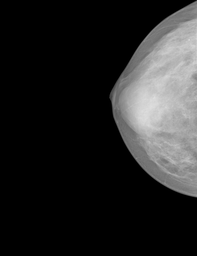
#> input picture data/20587902_8dbbd4e51f549ff0_MG_R_CC_ANON.png, 197 x 256 px, shrunk from 2560 x 3328 before the run, found by its file name
$ python main.py
#> lines starting #> are read from the running program, lines starting #| are printed output that depends on the picture; after the words box and inside, x2 and y2 are one past the last pixel; in counts of white or black regions, pixels touching at a corner belong together
import os
import numpy as np
import matplotlib.pyplot as plt
from skimage import filters, morphology, measure, color
from scipy.ndimage import distance_transform_edt
from tqdm import tqdm
from sklearn.cluster import KMeans

''''
INDEX
0. General configurations and image loading
1. Breast periphery separation
2. Intensity ratio propagation
3. Breast thickness estimation
4. Intensity balancing
5. Breast segmentation
'''

# 0. General configurations and image loading -----------------------------------------------------------------------------------------------------
os.environ['LOKY_MAX_CPU_COUNT'] = '2' # Maximum number of CPU cores. This is set to avoid issues with detecting physical cores

def axis_off(): # Function to configure axis plots
    plt.tick_params(axis='both', which='both', bottom=False, top=False, left=False, right=False, labelbottom=False, labelleft=False)

output_dir = 'Output_images_main'
if not os.path.exists(output_dir): # We make sure that the output images folder exists
    os.makedirs(output_dir)

filename_cc = '20587902_8dbbd4e51f549ff0_MG_R_CC_ANON.png' # CC image of a right breast
filename_mlo = '20587928_8dbbd4e51f549ff0_MG_R_ML_ANON.png' # MLO image of a right breast

id_image = filename_cc[:-17] # ID to identify the patient

cc_image_path = os.path.join('PIVA_David_Morales_Anastasia_Kuflievskaya', filename_cc)
mlo_image_path = os.path.join('PIVA_David_Morales_Anastasia_Kuflievskaya', filename_mlo)

cc_image = plt.imread(cc_image_path)
#> cc_image is the input picture: shape (256, 197) float32; min 0, max 0.871, mean 0.146
mlo_image = plt.imread(mlo_image_path)
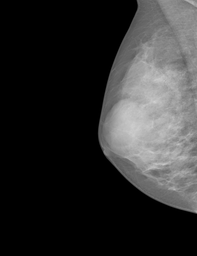
#> input picture data/20587928_8dbbd4e51f549ff0_MG_R_ML_ANON.png, 197 x 256 px, shrunk from 2560 x 3328 before the run, found by its file name
#> mlo_image is the input picture: shape (256, 197) float32; min 0, max 0.824, mean 0.182


# 1. Breast periphery separation --------------------------------------------------------------------------------------------------------------------
def separate_periphery(image):
    """Function to separate the breast peripheral area (BPA)"""
    otsu_thresh = filters.threshold_otsu(image) # Optimal intensity threshold using Otsu's method
    bpa_otsu = image > otsu_thresh # BPA's binary otsu image
    mean_intensity = image[bpa_otsu].mean() # Mean intensity of the breast tissue
    bpa_threshold = image > mean_intensity # BPA's binary image using the mean intensity thresholding method
    bpa_combined = np.logical_or(bpa_otsu, bpa_threshold) # Combination of the two thresholding methods
    bpa_filled = morphology.remove_small_holes(bpa_combined, area_threshold=64) # Fill small holes in the binary image (for areas =< 64 pixels)
    bpa_dilated = morphology.binary_dilation(bpa_filled, morphology.square(3)) # Dilate the binary image to include boundary pixels
    labeled_bpa = measure.label(bpa_dilated) # Label connected regions in the binary image
    regions = measure.regionprops(labeled_bpa) # Properties of the labeled regions in the image

    max_area = 0
    largest_region = None
    for region in regions:
        if region.area > max_area:
            max_area = region.area
            largest_region = region # Largest region, which should correspond to the breast

    bpa_final = np.zeros_like(bpa_combined)
    bpa_final[labeled_bpa == largest_region.label] = 1  # Assigns a true value to the pixels that belong to the largest region in the labeled image
    pb = measure.find_contours(bpa_final, 0.5)[0] # Contour of the breast periphery
    return bpa_final, pb

cc_bpa, cc_pb = separate_periphery(cc_image)
#> in separate_periphery, `otsu_thresh = filters.threshold_otsu(image) # Optimal intensity thresh..`: otsu_thresh = 0.315
#> in separate_periphery, `bpa_otsu = image > otsu_thresh # BPA's binary otsu image`:
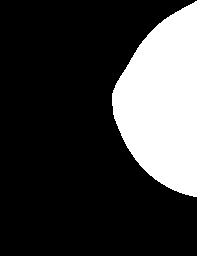
#> bpa_otsu: shape (256, 197) bool; 23% white; 1 white region, box (x1, y1, x2, y2) and area: (112, 1, 197, 197) 11603
#> in separate_periphery, `mean_intensity = image[bpa_otsu].mean()`: mean_intensity = 0.63
#> in separate_periphery, `regions = measure.regionprops(labeled_bpa)`: regions = 1 regions; box (x1, y1, x2, y2) and area: (111, 0, 197, 198) 11971
#> the loop in separate_periphery, `for region in regions:` made 1 pass
#> max_area on pass 1: 11971
#> after the loop in separate_periphery, `for region in regions:`: max_area = 11971
#> cc_pb = 367 pairs, first value 0 to 197.5, second value 110.5 to 196
mlo_bpa, mlo_pb = separate_periphery(mlo_image)
#> in separate_periphery (call 2), `otsu_thresh = filters.threshold_otsu(image) # Optimal intensity thresh..`: otsu_thresh = 0.278
#> in separate_periphery (call 2), `bpa_otsu = image > otsu_thresh # BPA's binary otsu image`:
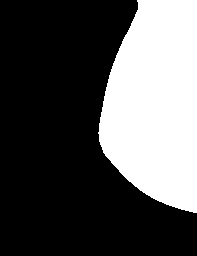
#> bpa_otsu: shape (256, 197) bool; 32.6% white; 1 white region, box (x1, y1, x2, y2) and area: (98, 0, 197, 213) 16449
#> in separate_periphery (call 2), `mean_intensity = image[bpa_otsu].mean()`: mean_intensity = 0.555
#> in separate_periphery (call 2), `bpa_dilated = morphology.binary_dilation(bpa_filled, morphology.square..`:
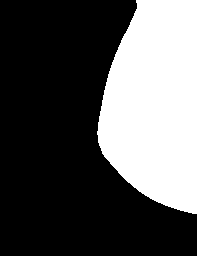
#> bpa_dilated: shape (256, 197) bool; 33.3% white; 1 white region, box (x1, y1, x2, y2) and area: (97, 0, 197, 214) 16803
#> in separate_periphery (call 2), `regions = measure.regionprops(labeled_bpa)`: regions = 1 regions; box (x1, y1, x2, y2) and area: (97, 0, 197, 214) 16803
#> the loop in separate_periphery (call 2), `for region in regions:` made 1 pass
#> max_area on pass 1: 16803
#> after the loop in separate_periphery (call 2), `for region in regions:`: max_area = 16803
#> mlo_pb = 355 pairs, first value 0 to 213.5, second value 96.5 to 196

plt.figure(figsize=(6, 6))
plt.subplot(2, 2, 1)
plt.imshow(cc_image, cmap='gray')
plt.title('CC Original image')
axis_off()

plt.subplot(2, 2, 2)
plt.imshow(cc_bpa, cmap='gray')
plt.plot(cc_pb[:, 1], cc_pb[:, 0], '-r', linewidth=2)
plt.title('CC Peripheral area')
axis_off()

plt.subplot(2, 2, 3)
plt.imshow(mlo_image, cmap='gray')
plt.title('MLO Original image')
axis_off()

plt.subplot(2, 2, 4)
plt.imshow(mlo_bpa, cmap='gray')
plt.plot(mlo_pb[:, 1], mlo_pb[:, 0], '-r', linewidth=2)
plt.title('MLO Peripheral area')
axis_off()

plt.tight_layout()
plt.savefig(os.path.join(output_dir, f'separate_periphery_{id_image}.pdf'), bbox_inches='tight')
plt.show()


# 2. Intensity ratio propagation -----------------------------------------------------------------------------------------------------------------------
def intensity_ratio_propagation(image, periphery, neighborhood_size):
    """Function to propagate intensity ratio for correcting intensity variations"""
    corrected_image = image.copy()
    rows, cols = image.shape
    half_size = neighborhood_size // 2

    for x in tqdm(range(rows)):
        for y in range(cols):
            if periphery[x, y]: # Check if the current pixel is part of the periphery
                xmin = max(0, x-half_size) # Minimum x-coordinate of the neighborhood
                xmax = min(rows, x+half_size+1) # Maximum x-coordinate of the neighborhood
                ymin = max(0, y-half_size)  # Minimum y-coordinate of the neighborhood
                ymax = min(cols, y+half_size+1)  # Maximum y-coordinate of the neighborhood
                neighborhood = image[xmin:xmax, ymin:ymax] # Local neighborhood extraction around the current pixel

                if image[x, y] == 0:
                    image[x, y] += 1e-5 # Avoid division by zero.

                local_ratio = np.mean(neighborhood) / (image[x, y])
                corrected_image[x, y] *= local_ratio # Adjust the intensity of the current pixel by the local ratio

    return corrected_image

cc_corrected = intensity_ratio_propagation(cc_image, cc_bpa, 17)
mlo_corrected = intensity_ratio_propagation(mlo_image, mlo_bpa, 17)
#> call 2 of intensity_ratio_propagation, with neighborhood_size = 17
#> after the loop in intensity_ratio_propagation (call 2), `for x in tqdm(range(rows)):`:
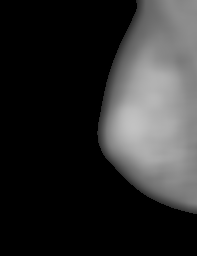
#> corrected_image: shape (256, 197) float32; min 0, max 0.763, mean 0.178

plt.figure(figsize=(6, 6))
plt.subplot(2, 2, 1)
plt.imshow(cc_corrected, cmap='gray')
plt.title('CC Corrected image')
axis_off()

plt.subplot(2, 2, 2)
plt.imshow(np.abs(cc_image-cc_corrected), cmap='gray') # Showing the difference between the two images
plt.title('CC Difference')
axis_off()

plt.subplot(2, 2, 3)
plt.imshow(mlo_corrected, cmap='gray')
plt.title('MLO Corrected image')
axis_off()

plt.subplot(2, 2, 4)
plt.imshow(np.abs(mlo_image-mlo_corrected), cmap='gray')
plt.title('MLO Difference')
axis_off()

plt.tight_layout()
plt.savefig(os.path.join(output_dir, f'intensity_ratio_propagation_{id_image}.pdf'), bbox_inches='tight')
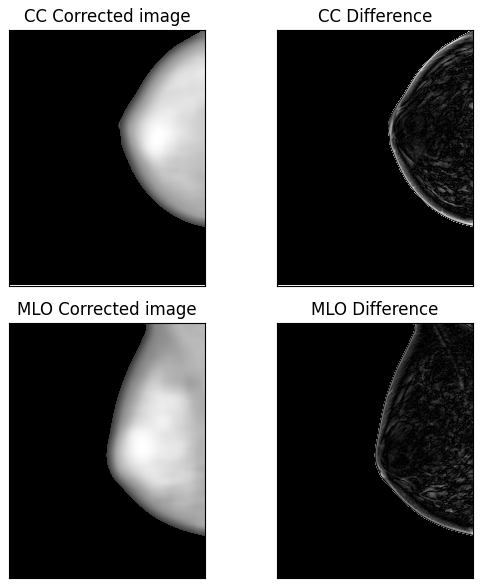
#> figure drawn by matplotlib, 4 panels
plt.show()


# 3. Breast thickness estimation ---------------------------------------------------------------------------------
def find_farthest_point_from_chest_wall(skinline, image_width):
    """Function to find the farthest point from the chest wall. It will typically be near the nipple.
       Skinline is used as a synonym of contour in this script"""
    chest_wall_x = image_width - 1  # Chest wall x-coordinate (right edge of image)
    distances = chest_wall_x - skinline[:, 1] # Vector containing the horizontal distances from the chest wall to each point on the skinline
    farthest_point_index = np.argmax(distances) # Finds the index of the point with the maximum distance
    farthest_point = skinline[farthest_point_index] # Returns the farthest point and its index
    return farthest_point, farthest_point_index

image_width_cc = cc_image.shape[1]
farthest_point_cc, farthest_point_index_cc = find_farthest_point_from_chest_wall(cc_pb, image_width_cc)
#> in find_farthest_point_from_chest_wall, `distances = chest_wall_x - skinline[:, 1]`: distances = 367 values, max 85.5 at index 177, min 0 at index 0, mean 52.26
#> in find_farthest_point_from_chest_wall, `farthest_point_index = np.argmax(distances)`: farthest_point_index = 177
#> in find_farthest_point_from_chest_wall, `farthest_point = skinline[farthest_point_index]`: farthest_point = [106, 110.5]
#> farthest_point_cc = [106, 110.5]; farthest_point_index_cc = 177
image_width_mlo = mlo_image.shape[1]
farthest_point_mlo, farthest_point_index_mlo = find_farthest_point_from_chest_wall(mlo_pb, image_width_mlo)
#> farthest_point_mlo = [134, 96.5]; farthest_point_index_mlo = 179

mlo_pb_upper = mlo_pb[:farthest_point_index_mlo + 1] # We divide the skinline into an upper skinline and a lower skinline based on the farthest point
#> mlo_pb_upper = 180 pairs, first value 134 to 213.5, second value 96.5 to 196
mlo_pb_lower = mlo_pb[farthest_point_index_mlo:]
#> mlo_pb_lower = 176 pairs, first value 0 to 134, second value 96.5 to 136.5

plt.figure(figsize=(3,3))
plt.imshow(mlo_bpa, cmap='gray')
plt.plot(mlo_pb_upper[:, 1], mlo_pb_upper[:, 0], '-b', linewidth=3) # Plot of the x-y coordinates of the upper skinline
plt.plot(mlo_pb_lower[:, 1], mlo_pb_lower[:, 0], '-g', linewidth=3) # Plot of the x-y coordinates of the lower skinline
plt.plot(farthest_point_mlo[1], farthest_point_mlo[0], 'yo') # Plot of the x-y coordinates of the farthest point
plt.title('MLO Peripheral area')
axis_off()
plt.tight_layout()
plt.savefig(os.path.join(output_dir, f'MLO_peripheral_area_{id_image}.pdf'), bbox_inches='tight')
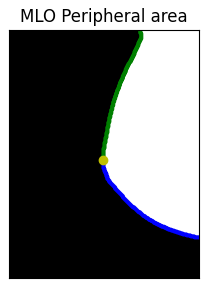
#> figure drawn by matplotlib, 1 panel
plt.show()

# Now we have to generate a set of parallel lines. For this reason, various functions are defined:
def find_nearest_top(skinline):
    """Function to find the closest point to the top edge of the image"""
    top_point_index = np.argmin(skinline[:, 0])
    return skinline[top_point_index]

def find_nearest_right(skinline):
    """Function to find the closest point to the right edge of the image"""
    right_point_index = np.argmax(skinline[:, 1])
    return skinline[right_point_index]

def calculate_slope(point1, point2):
    """Function to calculate the slope between two points"""
    if point1[1] == point2[1]:
        print('Error. The slope of a vertical line cannot be calculated')
        return None
    return (point2[0] - point1[0]) / (point2[1] - point1[1])

def find_intersection(skinline, slope, intercept):
    """Function to find the closest point of intersection of a line with the skinline"""
    if np.isclose(slope, 0.0, atol=1e-8):  # Avoid division by very small slopes. atol is the absolute tolerance
        for x, y in skinline:
            if np.isclose(intercept, x, atol=1.0):
                return [x, y]
        print('Error. Intersection could not be calculated because of a division by zero')
        return None
    else:
        for x, y in skinline:
            if np.isclose(x, slope * y + intercept, atol=1.0):  # Check if (x, y) is close to the line
                return [x, y]
        return None

thickest_point_cc=np.copy(farthest_point_cc) # The thickest point is needed to generate the parallel lines
#> thickest_point_cc = [106, 110.5]
thickest_point_cc[1]+=180. # Adding some arbitrary distance so we are not on the farthest point, but on the thickest point
thickest_point_mlo=np.copy(farthest_point_mlo)
#> thickest_point_mlo = [134, 96.5]
#> (the rest of the program and of its run is left out)
